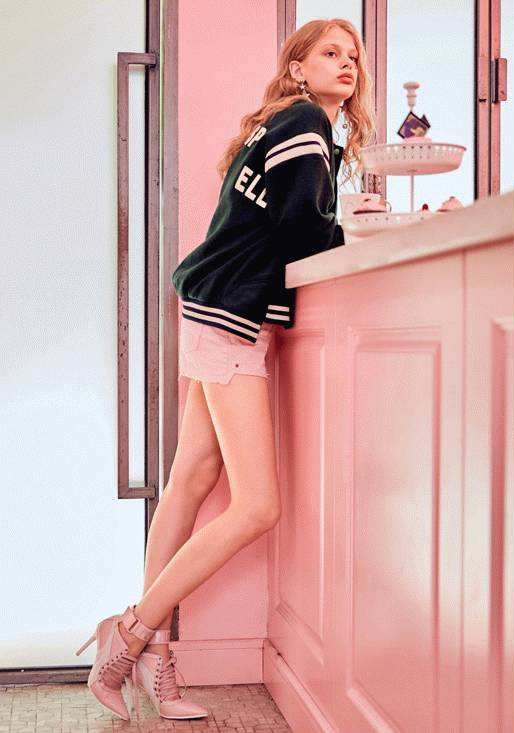
#> input picture girl.jpg, 514 x 733 px
$ jupyter execute 'opencv调整图片的亮度和对比度.ipynb'
#> lines starting #> are read from the running program, lines starting #| are printed output that depends on the picture
[cell 1]
import cv2
import numpy as np

[cell 2]
img=cv2.imread("girl.jpg")
#> img is the input picture: shape (733, 514, 3); mean B, G, R 167.5, 169.5, 207.8
print(img.shape)
#| (733, 514, 3)
def contrast_brightness_change(img,c,b):#c就是对比度。b就是亮度
    #先创建一个黑漆漆的图片。像素都是0
#> called with c = 1.2, b = 100
    cv2.imshow("original",img)
    black=np.zeros(img.shape,img.dtype)
    cv2.imshow("black",black)
    dst=cv2.addWeighted(img,c,black,1-c,b)
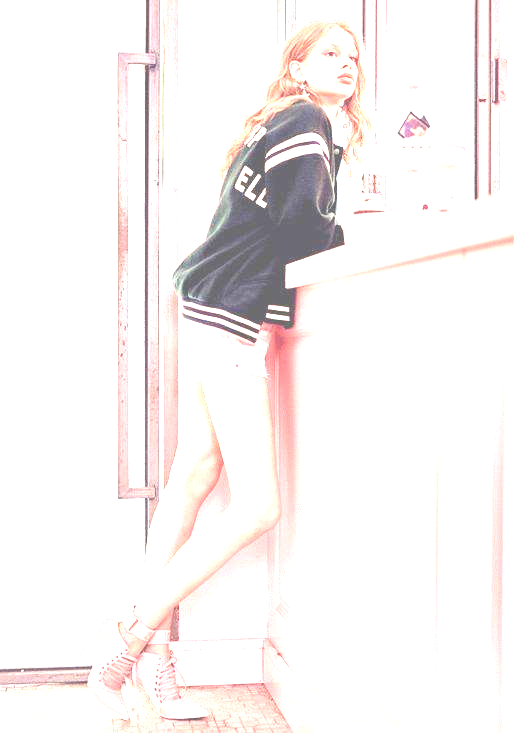
#> dst: shape (733, 514, 3); mean B, G, R 241.7, 242.3, 246.8
    cv2.imshow("contrast_brightness_change",dst)
    cv2.waitKey(0)
    cv2.destroyAllWindows()
contrast_brightness_change(img,1.2,100)
